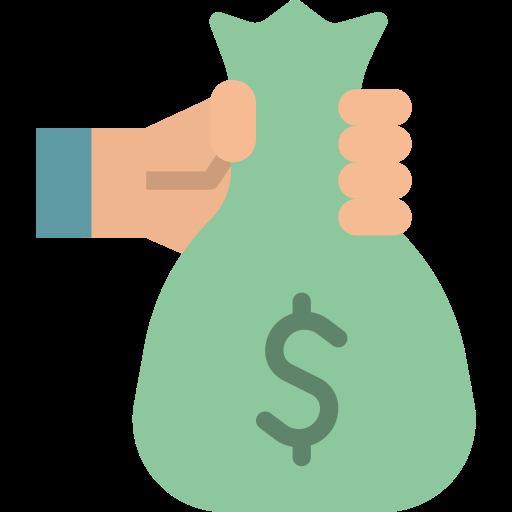
#> input picture test_project/salary/money-bag.png, 512 x 512 px, given in place of the camera
$ python autogide.py
#> lines starting #> are read from the running program, lines starting #| are printed output that depends on the picture
#################################################################################
#
#  Auto Guide with RPi
#  by Samson Yang 5/30/2014
#  Hardware requirement:
#        Raspberry Pi Model B
#        USB camera
#        Wireless keyboard (optional)
#        Adafruit PiTFT Mini Kit - 320x240 2.8" TFT (optional)
#        Custom PCB
#
#  Software:
#        python 2.7, OpenCV V2.4.6 and numpy.
#
#  Blogger: https://www.blogger.com/blogger.g?blogID=634479844432177891#allposts
#  Youtube: https://www.youtube.com/watch?v=1k9vwmUJgbM
#
#  Note:
#    Author is just a beginner to Python.  Please feel free to modify this program for your own project.
#    Due to time constrain and limited programming skill, there will be no technical support for these code.
#    Have fun and good luck.  :)
#
#################################################################################

GP=1 #see below note
#GP=0 For PC only, GPIO will not be activated
#GP=1 For RPi only, GPIO will control telescope mount.  EQG has been tested.
import cv2
import sys
import numpy as np
from random import randrange

# For GPIO Control
# Dec-, green, GPIO#22
# Dec+, yellow, GPIO#4
# Ra-, blue, GPIO#17
# Ra+, red, GPIO#18
if GP==0:
    from time import sleep
    import RPi.GPIO as GPIO
    GPIO.setmode(GPIO.BCM)

    #Assign GPIO number
    RP=18  #R+
    RN=17  #R-
    DP=4   #D+
    DN=22  #D-
    #Setip up for GPIO Pin
    GPIO.setup(RP, GPIO.OUT)
    GPIO.setup(RN, GPIO.OUT)
    GPIO.setup(DP, GPIO.OUT)
    GPIO.setup(DN, GPIO.OUT)
    GPIO.output(RP, False)
    GPIO.output(RN, False)
    GPIO.output(DP, False)
    GPIO.output(DN, False)

#setup camera
print ("Initializing camera.......")
np.set_printoptions(threshold=sys.maxsize)

if GP==1: #work on RPi
    cap = cv2.VideoCapture(0) #for camera 0 on RPi
if GP==0: #work on PC
    cap = cv2.VideoCapture(1) #for camera 0 on RPi

ret, frame = cap.read()
#> frame is the input picture: shape (512, 512, 3); mean B, G, R 84, 105.4, 86.2
print ("Camera is initialized.")

qq=1

while qq==1:
    #while loop until find a good star
    X1=0
    NoIntegration=5
    while X1==0:
        maxStartBrightness=0
        while True:

            # for image integration
            temptrackStar=0
            countloop=0
            for countloop in range (0,NoIntegration):
                ret, frame = cap.read()
                imggray = cv2.cvtColor(frame, cv2.COLOR_BGR2GRAY)
                temptrackStar=temptrackStar+imggray
#> this loop made 5 passes
#> pass 1, `imggray = cv2.cvtColor(frame, cv2.COLOR_BGR2GRAY)`:
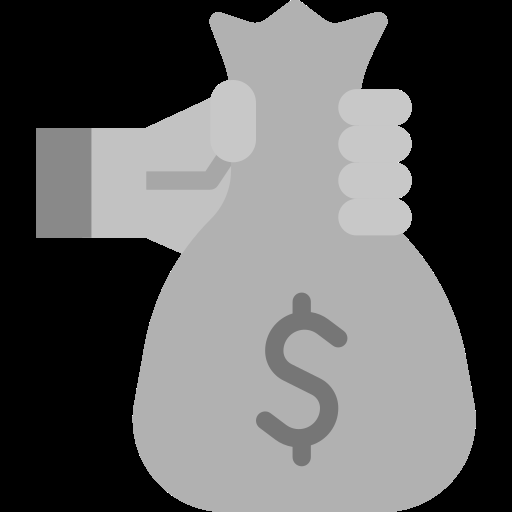
#> imggray: shape (512, 512); min 0, max 255, mean 97.3
#> pass 2, `temptrackStar=temptrackStar+imggray`:
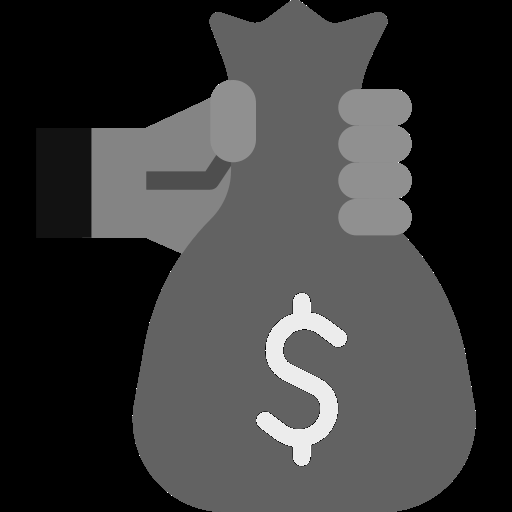
#> temptrackStar: shape (512, 512); min 0, max 254, mean 58.8
#> pass 3, `temptrackStar=temptrackStar+imggray`:
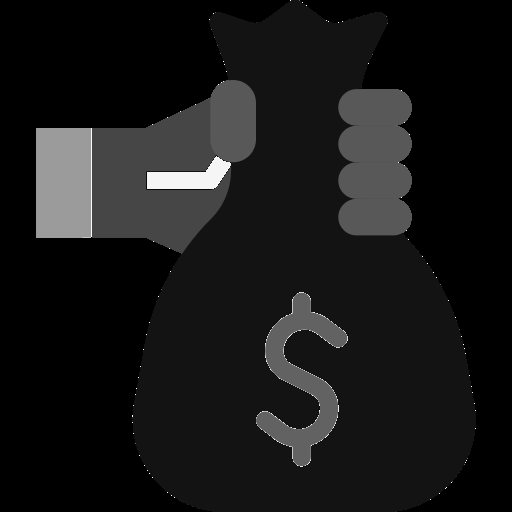
#> temptrackStar: shape (512, 512); min 0, max 254, mean 23
#> after the loop:
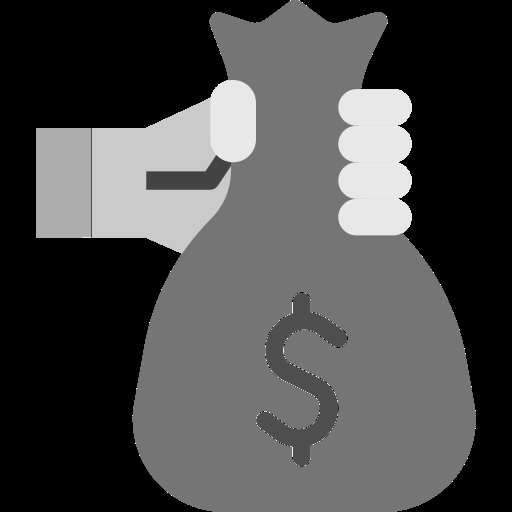
#> temptrackStar: shape (512, 512); min 0, max 253, mean 74.8
            imggray=temptrackStar

            maxBright = imggray.max()
#> maxBright = 253
            ratio=255/maxBright #normalization ratio
#> ratio = 1.01
            imggray = imggray*ratio #normalized image
            if maxStartBrightness<maxBright:
                maxStartBrightness=maxBright
#> maxStartBrightness = 253

            imggray_diaply=imggray.copy()
            displaytext = "I: "+str(maxBright)+". Max I: "+str(maxStartBrightness)+" Integ: "+str(NoIntegration)
#> displaytext = 'I: 253. Max I: 253 Integ: 5'
            cv2.putText(imggray_diaply,displaytext, (5,25), cv2.FONT_HERSHEY_SIMPLEX, 1, 255,1)
            cv2.putText(imggray_diaply,"Focus, then press space bar!", (5,60), cv2.FONT_HERSHEY_SIMPLEX, 1, 255,1)
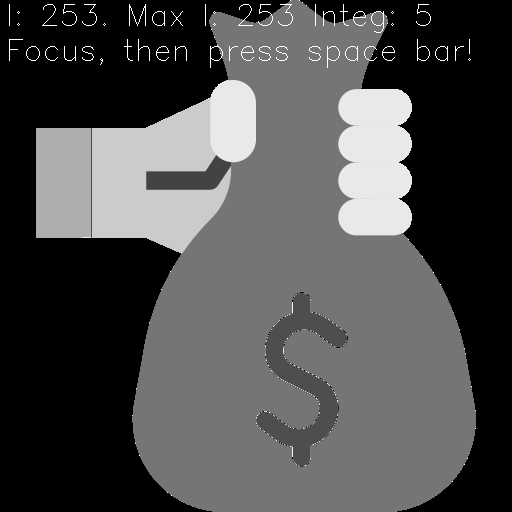
#> imggray_diaply: shape (512, 512) float64; min 0, max 255, mean 76.8

            #Reduce screen size
            newx,newy = imggray_diaply.shape[1]/2,imggray_diaply.shape[0]/2
#> newx = 256; newy = 256

            img3 = cv2.resize(imggray_diaply,(640,480)) #!!!!!!!!!!!!!
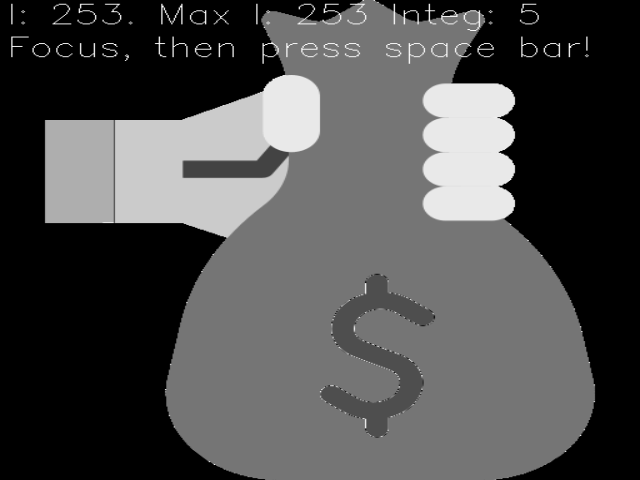
#> img3: shape (480, 640) float64; min 0, max 255, mean 76.8
            cv2.imshow('Check image',img3)
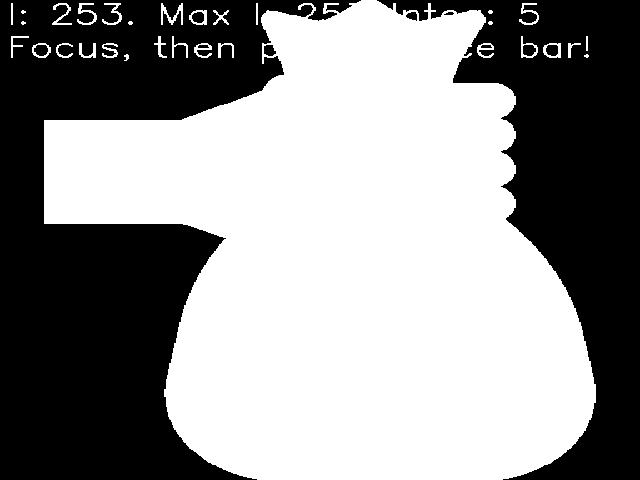
#> window 'Check image': shape (480, 640); min 0, max 255, mean 144.1

            key = cv2.waitKey(20)
#> (key Esc is pressed here)
            if key == 32:  #press space to move to next step
                break

            if key == 2490368: #press up for increase image brightness

                NoIntegration=NoIntegration+1

            if key == 2621440: #press down for decrease image brightness

                NoIntegration=NoIntegration-1

                if NoIntegration<=1:
                    NoIntegration=1

#> (the run stopped early here; a loop or call above may not have finished)
